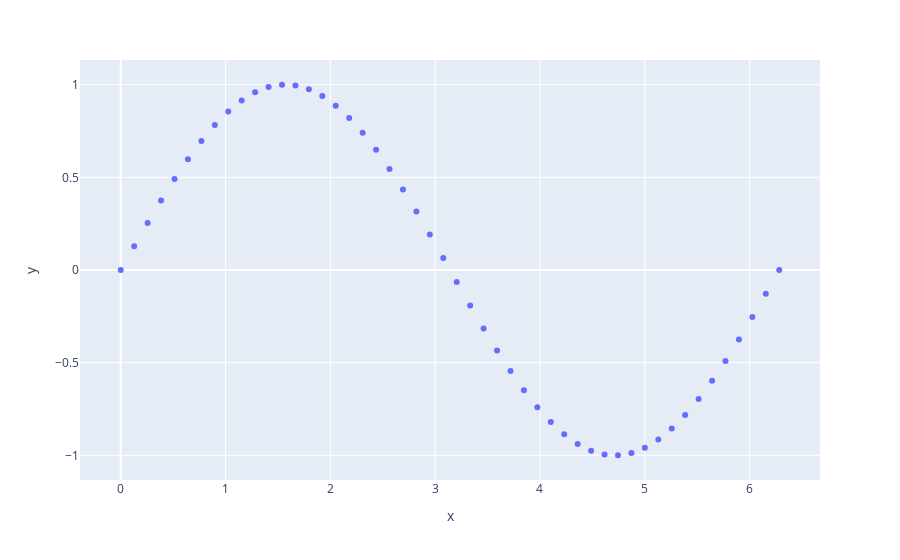

Here is the notebook cell this chart was saved with:
### Markdown cell above
# Hello World
*this is my test notebook*

### Code cell
import numpy as np
import plotly.express as px

x=np.linspace(0, 2*np.pi)
y = np.sin(x)
px.scatter(x=x,y=y)

### Figure 1 — Plotly figure (JSON) as saved in the notebook; plotly's stock layout.template omitted (floating-point values rounded to 4 significant figures)
{"data": [{"hovertemplate": "x=%{x}<br>y=%{y}<extra></extra>", "legendgroup": "", "marker": {"color": "#636efa", "symbol": "circle"}, "mode": "markers", "name": "", "orientation": "v", "showlegend": false, "type": "scatter", "x": [0, 0.1282, 0.2565, 0.3847, 0.5129, 0.6411, 0.7694, 0.8976, 1.026, 1.154, 1.282, 1.411, 1.539, 1.667, 1.795, 1.923, 2.052, 2.18, 2.308, 2.436, 2.565, 2.693, 2.821, 2.949, 3.077, 3.206, 3.334, 3.462, 3.59, 3.719, 3.847, 3.975, 4.103, 4.232, 4.36, 4.488, 4.616, 4.744, 4.873, 5.001, 5.129, 5.257, 5.386, 5.514, 5.642, 5.77, 5.899, 6.027, 6.155, 6.283], "xaxis": "x", "y": [0, 0.1279, 0.2537, 0.3753, 0.4907, 0.5981, 0.6957, 0.7818, 0.8551, 0.9144, 0.9587, 0.9872, 0.9995, 0.9954, 0.9749, 0.9385, 0.8866, 0.8202, 0.7403, 0.6482, 0.5455, 0.4339, 0.3151, 0.1912, 0.06407, -0.06407, -0.1912, -0.3151, -0.4339, -0.5455, -0.6482, -0.7403, -0.8202, -0.8866, -0.9385, -0.9749, -0.9954, -0.9995, -0.9872, -0.9587, -0.9144, -0.8551, -0.7818, -0.6957, -0.5981, -0.4907, -0.3753, -0.2537, -0.1279, -2.449e-16], "yaxis": "y"}], "layout": {"legend": {"tracegroupgap": 0}, "margin": {"t": 60}, "xaxis": {"anchor": "y", "domain": [0, 1], "title": {"text": "x"}}, "yaxis": {"anchor": "x", "domain": [0, 1], "title": {"text": "y"}}}}
